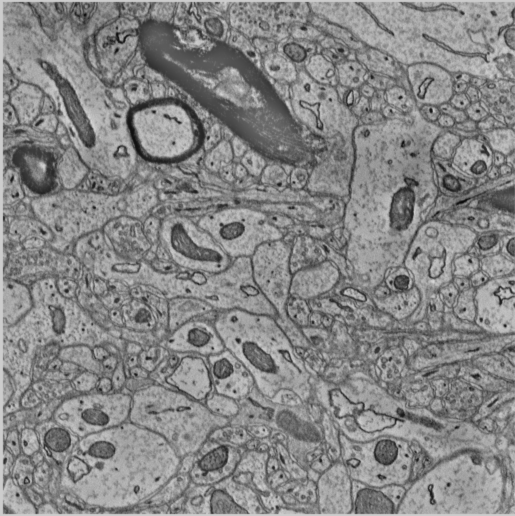
%> input picture MaskImage/image.png, 1030 x 1032 px (shown at 1/2 size)
$ octave MaskImagextra.m   (GNU Octave 9; MATLAB toolbox functions it lacks are replaced by stand-ins)
%> lines starting %> are read from the running program, lines starting %| are printed output that depends on the picture; in (x1, y1, x2, y2) boxes, pixels count from 0 and x2, y2 are one past the last pixel; in counts of white or black regions, pixels touching at a corner belong together; the program's own positions count from 1
close all
clear all
image = double(rgb2gray(imread('image.png')))/255;
%> image: size 1032x1030 double; min 0.0196, max 0.863, mean 0.526
image2 = double(rgb2gray(imread('image.png')))/255;
image3 = double(rgb2gray(imread('image.png')))/255;
image4 = double(rgb2gray(imread('image.png')))/255;
%image = (imread('image.png'));
mask = imread('colors2.png');%Be sure that this is a PNG!
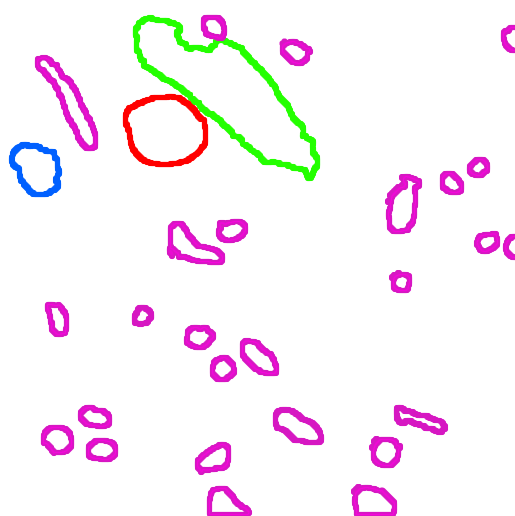
%> input picture MaskImage/colors2.png, 1030 x 1032 px (shown at 1/2 size)
%> mask is the input picture: size 1032x1030x3 uint8; mean R, G, B 249.1, 239.7, 246.9

%%%%%%%Green Highlighted Object%%%%%%%%%%%
RValue = 36;
GValue = 255;
BValue = 0;
%Create the binary mask for the chosen color
binaryMask = mask(:, :, 1) == RValue & mask(:, :, 2) == GValue & mask(:, :, 3) == BValue;
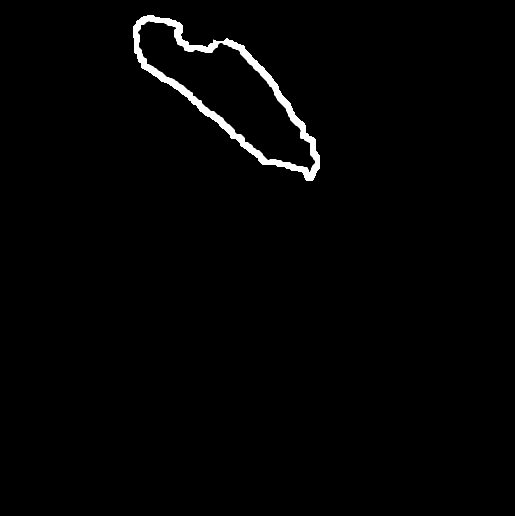
%> binaryMask: size 1032x1030 logical (shown at 1/2 size); 1.3% white; 1 white region, box (x1, y1, x2, y2) and area: (266, 30, 640, 362) 13879

%%%%%%%Pink Highlighted Object%%%%%%%%%%%
RValue = 214;
GValue = 23;
BValue = 194;
%Create the binary mask for the chosen color
binaryMask1 = mask(:, :, 1) == RValue & mask(:, :, 2) == GValue & mask(:, :, 3) == BValue;
%> binaryMask1: size 1032x1030 logical; 3% white; 49 white regions, largest, box (x1, y1, x2, y2) and area: (546, 814, 648, 890) 3094, (788, 810, 896, 870) 2987, (70, 110, 196, 302) 1441


%%%%%%%Blue Highlighted Object%%%%%%%%%%%
RValue = 0;
GValue = 96;
BValue = 255;
%Create the binary mask for the chosen color
binaryMask2 = mask(:, :, 1) == RValue & mask(:, :, 2) == GValue & mask(:, :, 3) == BValue;
%> binaryMask2: size 1032x1030 logical; 0.37% white; 1 white region, box (x1, y1, x2, y2) and area: (18, 284, 124, 394) 3921

%%%%%%%Red Highlighted Object%%%%%%%%%%%
RValue = 255;
GValue = 0;
BValue = 0;
%Create the binary mask for the chosen color
binaryMask3 = mask(:, :, 1) == RValue & mask(:, :, 2) == GValue & mask(:, :, 3) == BValue;
%> binaryMask3: size 1032x1030 logical; 0.54% white; 1 white region, box (x1, y1, x2, y2) and area: (246, 188, 416, 334) 5760


% [18 lines of commented-out code are left out]
%%%%%%%Green%%%%%%
figure;
subplot(2, 2,1);
imshow(image);
subplot(2, 2, 2);
image(binaryMask == 0) = 1;
imshow(image);
subplot(2, 1, 2);
hist(image(binaryMask == 1));
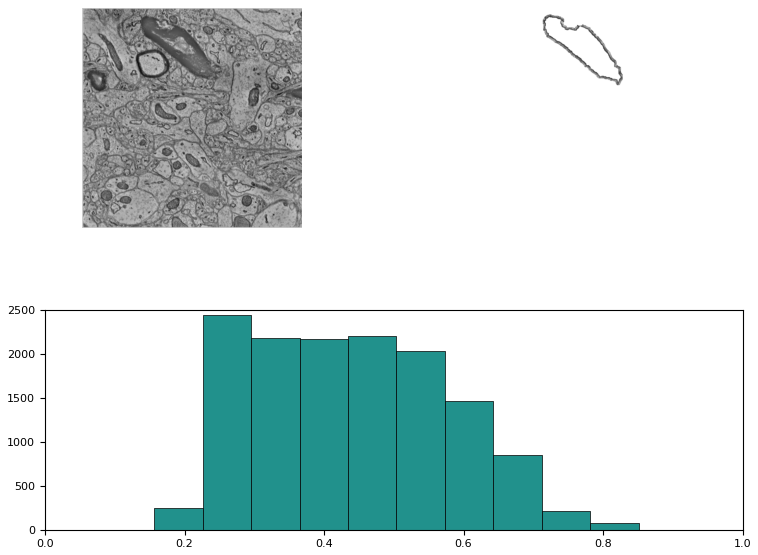
%> figure redrawn from the program's plot data, 3 panels

%%%%%%%Pink%%%%%%
figure;
subplot(2, 2,1);
imshow(image2);
subplot(2, 2, 2);
image2(binaryMask1 == 0) = 1;
imshow(image2);
subplot(2, 1, 2);
hist(image2(binaryMask1 == 1));
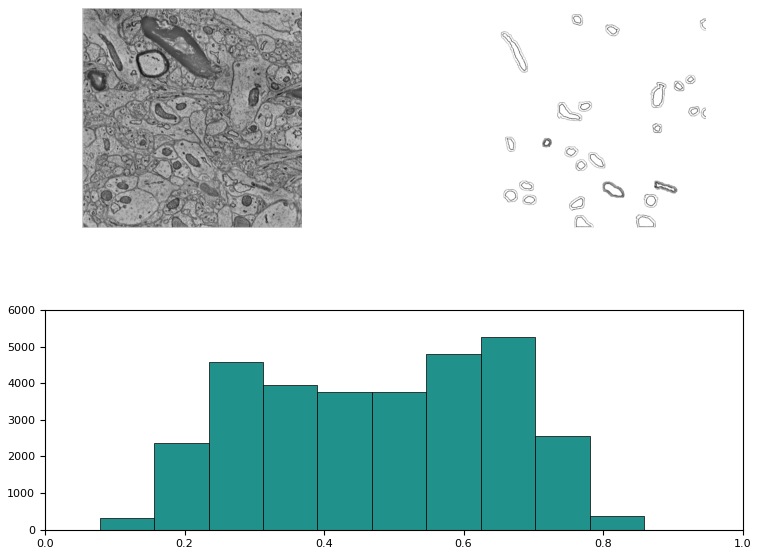
%> figure redrawn from the program's plot data, 3 panels

%%%%%%%Blue%%%%%%
figure;
subplot(2, 2,1);
imshow(image3);
subplot(2, 2, 2);
image3(binaryMask2 == 0) = 1;
imshow(image3);
subplot(2, 1, 2);
hist(image3(binaryMask2 == 1));
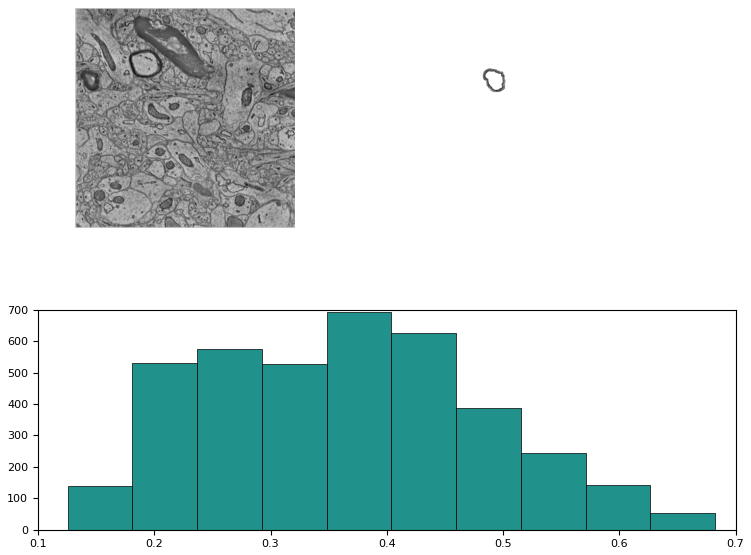
%> figure redrawn from the program's plot data, 3 panels

%%%%%%%Red%%%%%%
figure;
subplot(2, 2,1);
imshow(image4);
subplot(2, 2, 2);
image4(binaryMask3 == 0) = 1;
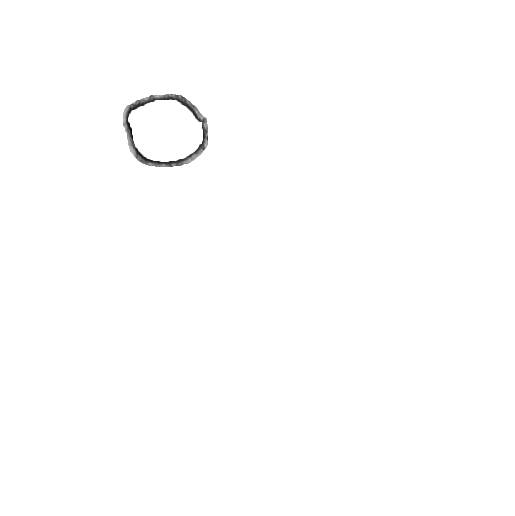
%> image4: size 1032x1030 double (shown at 1/2 size); min 0.0549, max 1, mean 0.997
imshow(image4);
subplot(2, 1, 2);
hist(image4(binaryMask3 == 1));
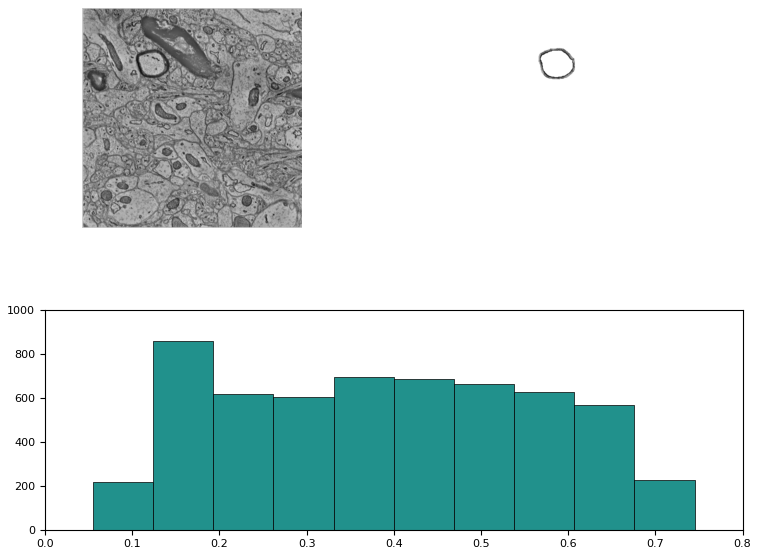
%> figure redrawn from the program's plot data, 3 panels

% [11 lines of commented-out code are left out]
